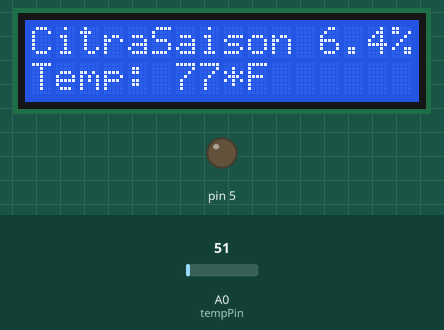
Recording of a sketch running on a simulated Arduino Uno, built with avr-gcc and run on an emulated ATmega328P. On the bench: 16×2 character LCD, output pins drawn as LEDs (lit = HIGH). The inputs (shaded band) are chosen by the test bench; at power-on: A0 (tempPin) = 51. What the sketch prints to the serial monitor is not drawn.

Above: at 3.2 s.
3.3 s: A0 (tempPin) set to 61
At 5.0 s:
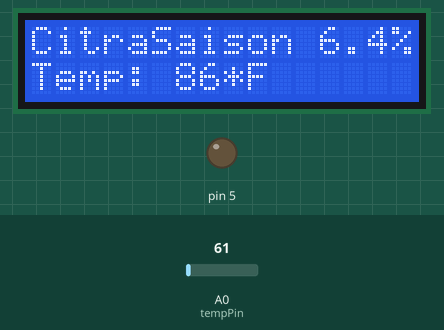
5.5 s: A0 (tempPin) set to 71
At 7.0 s:
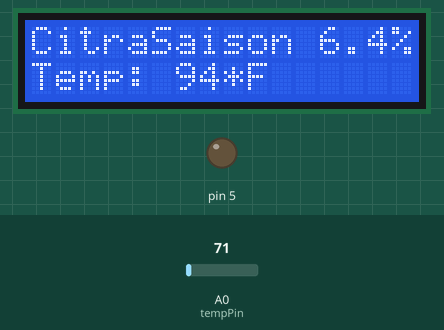
7.6 s: A0 (tempPin) set to 86
At 9.1 s:
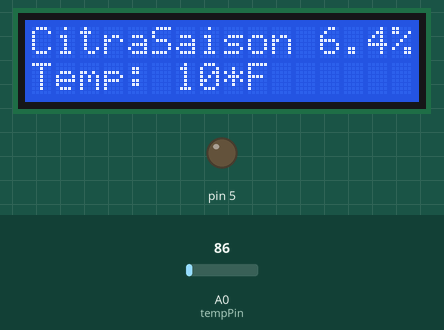
Timing chart, 0 to 10.6 s (numbered marks = the images above; inputs shaded):
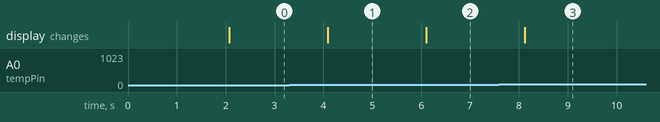

The sketch:

kegduino.ino
```cpp
//Kegerator Temp display.  Turns compressor on above target and off below target

#include <LiquidCrystal.h>

// Setup the LCD Display
// Attach to pins    12 13 14  15  16
LiquidCrystal lcd(7, 8, 9, 10, 11, 12);

// Specify the temp sensor input pin (A0)
int tempPin = 0;

// Kegerator Cooling settings
float targetTemp = 77;
float maxTemp = 80;
float restTime = 60;  //In Seconds (Default = 300s)

// Declare Variables
boolean isCompressorActive = false;
unsigned long startCompressorTime = 0;
unsigned long startCoolDownTime = 0;
unsigned long secondsON = 100;
unsigned long secondsOFF = 100;

unsigned long counterStart = 0;
unsigned long seconds = 0;

void setup() {
  //For debugging
  Serial.begin(9600);

  //Setup for led/compressor
  pinMode(5, OUTPUT);

  //Setup for LCD screen size - (X, Y)
  lcd.begin(16, 2);

  //Display initial message
  lcd.setCursor(0,0);
  lcd.write("Kegduino Loading");
  lcd.setCursor(0,1);
  lcd.write("bruno615/kegduino");

  delay(2000);

}

void loop() {
  // Read the temperature using a LM35 Sensor
  // explained here: http://www.instructables.com/id/ARDUINO-TEMPERATURE-SENSOR-LM35/
  float reading = analogRead(tempPin);
  float tempC = reading * (5.0 * 1000 / 1024) / 10;
  float tempF = tempC * 9 / 5 + 32; // Standard temp conversion

  //Remove this Serial part after debugging
  Serial.print(tempF);
  Serial.println("*F  ");
  Serial.println(isCompressorActive);
  Serial.println(secondsON);
  Serial.println(secondsOFF);

  // Figure out current status
  boolean isCool = tempF <= targetTemp;
  boolean isTooHot = tempF > maxTemp;
  boolean isCompressorRested = secondsOFF > restTime;


 // Main Loop
  if (!isCompressorActive && isTooHot && isCompressorRested) {
    // Turn Compressor ON if OFF & above max temp & rested
      turnCompressorON();
      printScreen(tempF, "Compressor On");
      delay(2000);
  } else if (isCompressorActive && isCool)  {
    // Turn Compressor OFF if ON & below target temp
      turnCompressorOFF();
      printScreen(tempF, "Compressor Off");
      delay(2000);
  } else {
    // Write Temperature and Message to LCD Screen
    printScreen(tempF, "CitraSaison 6.4%");

    // Count the seconds - Check this for flaws
    secondsON = round((millis()-startCompressorTime)/1000);
    secondsOFF = round((millis()-startCoolDownTime)/1000);
  }

  //Blink if compressor is active
//  if (isCompressorActive) {
//    lcd.setCursor(16,1);
//    lcd.blink();
//    Serial.println("blink");
//  } else {
//    lcd.noBlink();
//  }
  delay(1000);
}

//Functions////////////////////////////////////////////////////////////

void turnCompressorON() {
  digitalWrite(5, HIGH);//Turn on the compressor
  isCompressorActive = true;
  startCompressorTime = millis();  //
  //lcd.write("Compressor Go!!!");
}

void turnCompressorOFF() {
  digitalWrite(5, LOW); //Shut off compressor
  isCompressorActive = false;
  startCoolDownTime = millis();
  //lcd.write("All Better!");
}

void printScreen(float tempF, const char* message) {
  lcd.clear();
  lcd.print(message);
  lcd.setCursor(0,1);
  lcd.write("Temp:");
  lcd.setCursor(6,1);
  lcd.print(round(tempF));
  lcd.setCursor(8,1);
  lcd.write("*F");
}
```

Measured:
- after the input at 3.3 s, the display: changes after 0.79 s (image 1)
- after the input at 5.5 s, the display: changes after 0.60 s (image 2)
- after the input at 7.6 s, the display: changes after 0.52 s (image 3)
